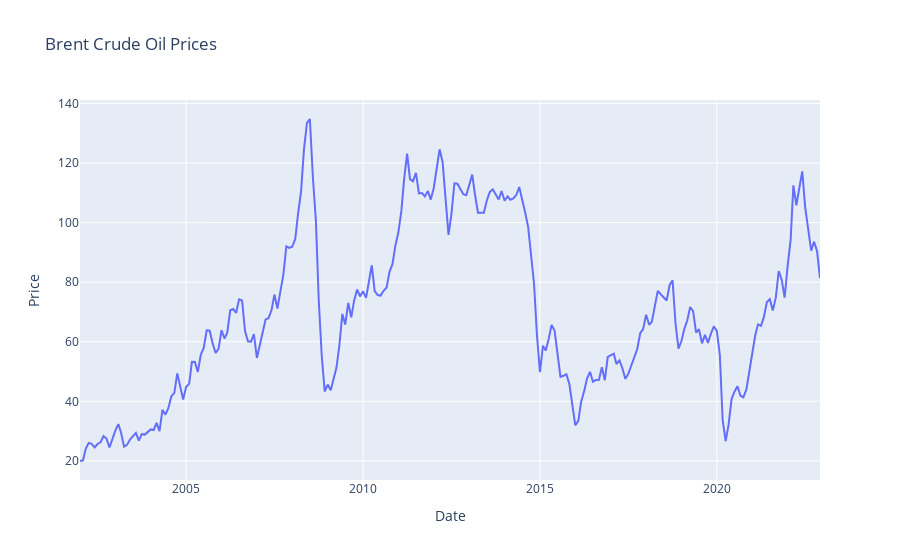

This figure's notebook cell:
### Markdown cell above
3. **Plotting Data**: The data is plotted using `Plotly`, a Python graphing library. This provides a visual representation of the time series data.

### Code cell
#%%
# Plot data
fig = px.line(data, x=data.index, y='Price', title='Brent Crude Oil Prices')
fig.show()

### Figure 1 — Plotly figure (JSON) as saved in the notebook; plotly's stock layout.template omitted (floating-point values rounded to 4 significant figures; data arrays with more than 128 entries replaced by an {"elided": "..."} marker saying what was removed)
{"data": [{"hovertemplate": "Date=%{x}<br>Price=%{y}<extra></extra>", "legendgroup": "", "line": {"color": "#636efa", "dash": "solid"}, "marker": {"symbol": "circle"}, "mode": "lines", "name": "", "orientation": "v", "showlegend": false, "type": "scatter", "x": {"elided": "252 str values"}, "xaxis": "x", "y": {"elided": "252 float values"}, "yaxis": "y"}], "layout": {"legend": {"tracegroupgap": 0}, "title": {"text": "Brent Crude Oil Prices"}, "xaxis": {"anchor": "y", "domain": [0, 1], "title": {"text": "Date"}}, "yaxis": {"anchor": "x", "domain": [0, 1], "title": {"text": "Price"}}}}
